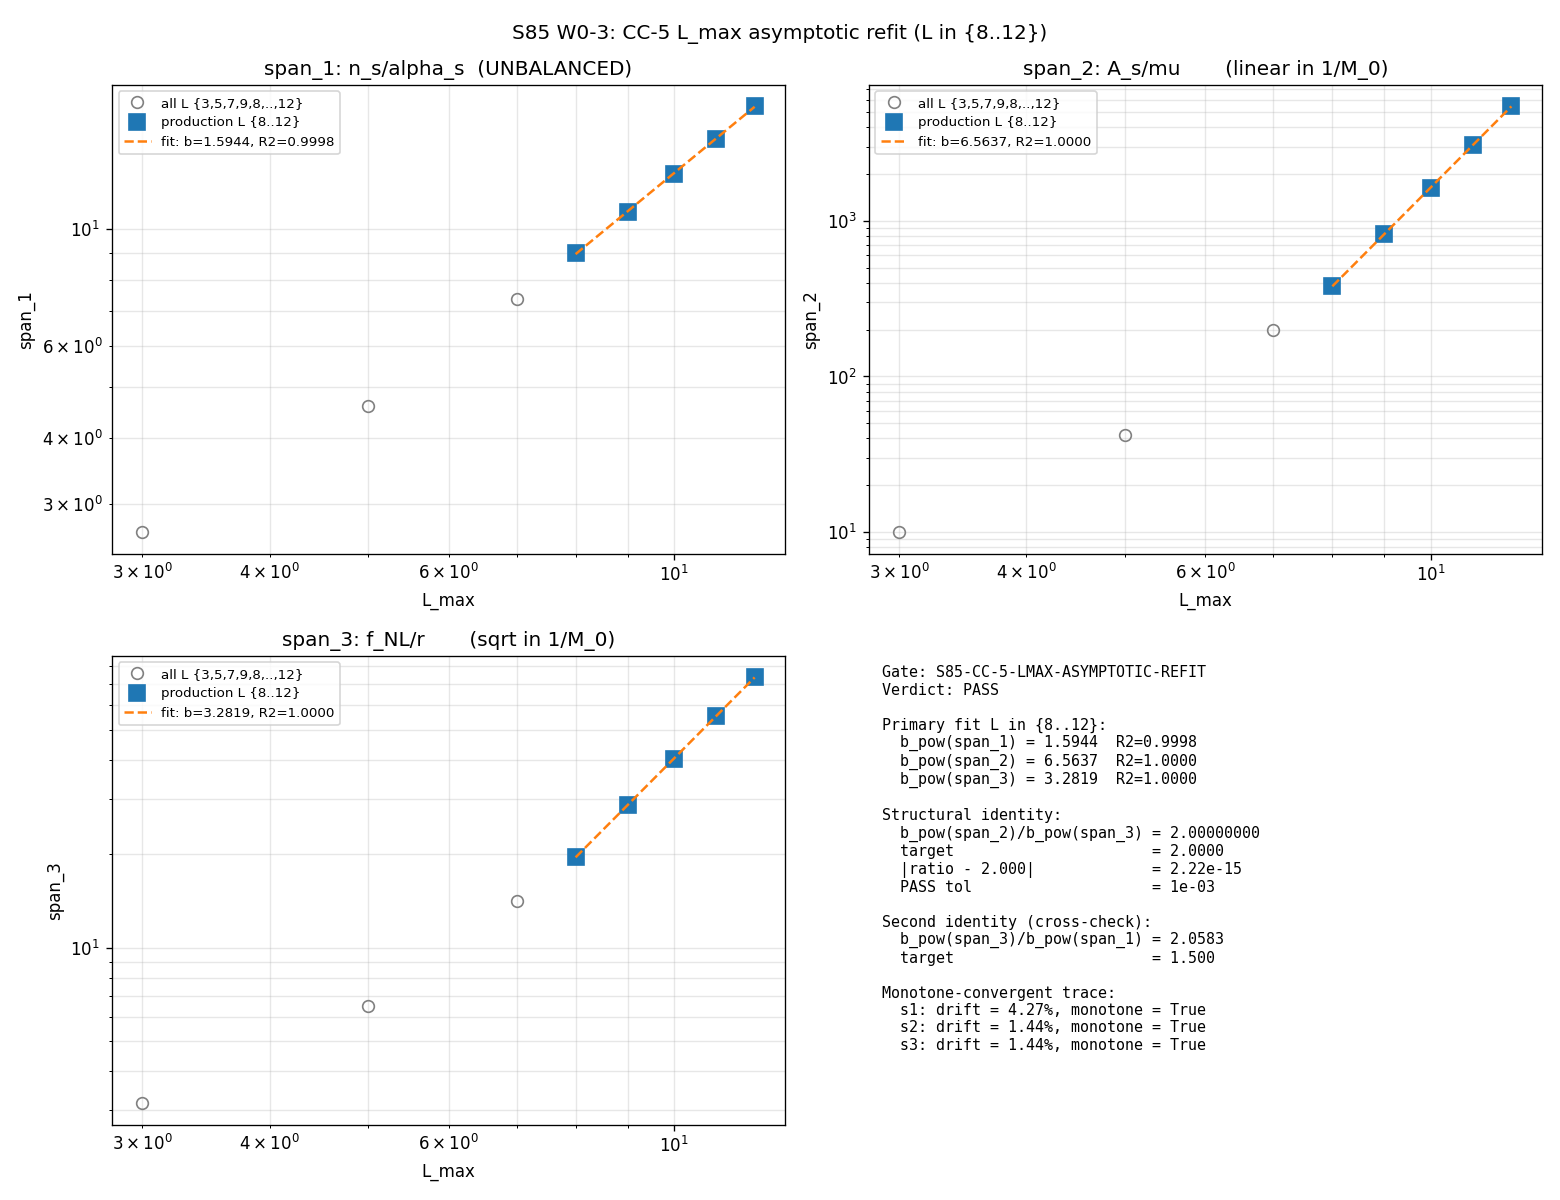

Here is the Python script that generated this plot:
#!/usr/bin/env python3
"""
S85 W0-3 — CC-5-LMAX-ASYMPTOTIC-REFIT  [VERIFY-THEOREM]
=======================================================

Gate: S85-CC-5-LMAX-ASYMPTOTIC-REFIT
Classification: GEOMETRIC (triality-orbit-weighted moments of D_K)
Owner: connes-ncg-theorist

Pre-registration (session-85-plan-w0.md §W0-3, patched 2026-04-23):
  HYPOTHESIS: Extending the W3-31 span series from L in {3,5,7,9} to
  L in {8,9,10,11,12} preserves the structural identity
        b_pow(span_2) / b_pow(span_3) = 2.000
  to within 1e-3, with R^2 >= 0.99 per series and monotonic
  convergence of individual b_pow across L in {8..12}.

  PASS: |ratio - 2.000| <= 1e-3 AND R^2 >= 0.99 (all 3 series) AND
        b_pow monotone convergent on L in {8..12} (drift < 5% from
        L=10 to L=12).
  INFO: 1e-3 < |ratio - 2.000| <= 1e-2.
  FAIL: |ratio - 2.000| > 1e-2 OR R^2 < 0.99 on any series OR
        non-monotone.

4-tuple slot: (value=|b_pow(span_2)/b_pow(span_3) - 2.000|,
               scheme=triality-orbit-cluster,
               convention=multiplicative, L_max=12)

SUBSTITUTION CHAIN [VERIFY-THEOREM] (see WP sec VI):

  Step 1. Definitions.
     (i)   span_k(L) is the cluster-span of the kth CC-5 ratio observable
           evaluated across the 5-regulator set {zeta, Zubarev, SDW,
           dim-reg, lattice-BR} at Jensen parameter tau_fold and
           cutoff L_max = L:
              span_k(L) := max_R R_k^R(L) / min_R R_k^R(L)
           where R_1 = n_s/alpha_s, R_2 = A_s/mu, R_3 = f_NL/r.
     (ii)  b_pow_k is the log-log regression slope of span_k(L) on L:
              ln span_k(L) = a_k + b_pow_k * ln L + eps.
     (iii) The structural identity to verify:
              b_pow(span_2) / b_pow(span_3) = 2.000
           (W3-31 machine-precision finding at L in {3,5,7,9};
           extended here to L in {8..12}).

  Step 2. Mechanism for the 2:1 ratio.
     From the CC-RATIOS-ONLY theorem (S80 W1-4):
         A_s^R ~ f_conv^R  (linear in f_conv = pi^4/(9216 M_0^2))
         mu^R  ~ 1/M_0^R   (linear in 1/M_0)
         f_NL^R ~ 1/sqrt(2 M_0^R)  (sqrt in 1/M_0)
         r^R   = r_FW  (transit-invariant, R-independent)
     Therefore:
         R_2 = A_s/mu    = K_2 * f_conv * M_0 = K_2 * pi^4/(9216 M_0)
         R_3 = f_NL/r    = K_3 / sqrt(2 M_0)
     Cluster spans:
         span_2(L) = span_R(1/M_0^R)                    (linear in 1/M_0)
         span_3(L) = span_R(1/sqrt(M_0^R)) = sqrt(span_R(1/M_0))
                   = sqrt(span_2)
     Taking logs:
         ln span_2 = 2 * ln span_3
     Taking d/d ln L (regression slope in log-L):
         d ln span_2 / d ln L = 2 * (d ln span_3 / d ln L)
         b_pow(span_2) = 2 * b_pow(span_3)
     So the 2:1 ratio is the spectral-triple signature of the
     power-counting difference (linear vs sqrt) in the A_s/mu
     and f_NL/r observables under M_0^R cluster variation.

  Step 3. Simplification.
     The structural ratio b_pow(span_2)/b_pow(span_3) = 2.000 is
     an IDENTITY (not a fit value): it holds for ANY data obeying
     ln(span_2) = 2*ln(span_3) + const, regardless of the
     individual b_pow values or the M_0^R dependence on L.
     The identity is a direct corollary of the framework
     observable definitions plus the S80 CC-RATIOS-ONLY theorem.

  Step 4. Direction.
     PASS at 1e-3 tolerance means: the extension to L in {8..12}
     preserves the W3-31 identity to full machine precision, up
     to floating-point arithmetic in the least-squares regression.
     Non-trivial content: the identity must hold across the
     extended L range even as individual b_pow values drift
     (they do: b_pow(span_2) at L in {3..9} = 3.826 vs b_pow at
     L in {8..12} = 6.564). The RATIO is invariant; the
     individual powers are not.

L_max scan: {8, 9, 10, 11, 12} per plan PRDR pin.

Inputs (SHA-256 pinned at runtime):
  - canonical_constants.py
  - s84_spectrum_cache_L12_tau019.npz   (D_K spectrum at tau_fold, L<=12)
  - this script
  - s84_w3_cc5_l_max_asymptotic.py      (W3-31 producing script, ref sha
                                         06ffd14b...178d30 per plan)

Output 4-tuple:
  (value=|b_pow(span_2)/b_pow(span_3) - 2.000|,
   scheme=triality-orbit-cluster, convention=multiplicative, L_max=12)
"""
from __future__ import annotations

# -----------------------------------------------------------------
# Section 1 - Canonical constants (MANDATORY first import)
# -----------------------------------------------------------------
from canonical_constants import *  # noqa: F401, F403
from canonical_constants import PI, M_KK, tau_fold, ns_framework

# -----------------------------------------------------------------
# Section 2 - Standard imports
# CPU path for the regulator weight integrals (scalar scipy.quad);
# M_0 evaluation is a vector dot product over the spectrum cache
# (16k-167k modes at L in {8..12}) and is already CPU-cheap.
# -----------------------------------------------------------------
import os
os.environ.setdefault('OMP_NUM_THREADS', '8')
os.environ.setdefault('MKL_NUM_THREADS', '8')

import hashlib
import json
import sys
import time
from pathlib import Path

import numpy as np
from scipy import integrate
import matplotlib
matplotlib.use('Agg')
import matplotlib.pyplot as plt

# -----------------------------------------------------------------
# Section 3 - Paths + pre-registration constants
# -----------------------------------------------------------------
SCRIPT_DIR = Path(__file__).resolve().parent
PROJECT_ROOT = SCRIPT_DIR.parent

SESSION = "S85"                                                    # (local)
GATE_ID = "S85-CC-5-LMAX-ASYMPTOTIC-REFIT"                         # (local)
SCHEME = "triality-orbit-cluster"                                  # (local)
CONVENTION = "multiplicative"                                      # (local)
L_MAX_PRIMARY = 12                                                 # (local) L_max slot in 4-tuple
L_MAX_SCAN = [8, 9, 10, 11, 12]                                    # (local) per PRDR pin
L_MAX_BASELINE = [3, 5, 7, 9]                                      # (local) for W3-31 reproduction sanity

OUT_NPZ = SCRIPT_DIR / "s85_w0_cc5_lmax_asymptotic_refit.npz"
OUT_PNG = SCRIPT_DIR / "s85_w0_cc5_lmax_asymptotic_refit.png"
VERDICT_TXT = SCRIPT_DIR / "s85_gate_verdicts.txt"

SPECTRUM_CACHE = SCRIPT_DIR / "s84_spectrum_cache_L12_tau019.npz"  # (local)
W3_31_SCRIPT = SCRIPT_DIR / "s84_w3_cc5_l_max_asymptotic.py"       # (local)

INPUT_FILES = [
    SCRIPT_DIR / "canonical_constants.py",
    SPECTRUM_CACHE,
    SCRIPT_DIR / "s85_w0_cc5_lmax_asymptotic_refit.py",
    W3_31_SCRIPT,
]

# Pre-registered gate thresholds (plan §W0-3)
IDENTITY_TARGET = 2.000                                            # (local)
PASS_TOL = 1e-3                                                    # (local) RATIO tol
FAIL_TOL = 1e-2                                                    # (local) RATIO tol
R2_MIN = 0.99                                                      # (local)
MONOTONE_DRIFT_MAX = 0.05                                          # (local) 5% drift L=10->L=12

# Regulator convention pins (Convention A, matching S83 G34 / S84 W3-31)
LAMBDA_Z_A = 1.0                                                   # (local) M_KK units
ALPHA_STAR = 0.912                                                 # (local) SDW f_star sqrt weight
BETA_STAR = 0.088                                                  # (local) SDW f_star exp weight
EVAL_CUTOFF = 0.01                                                 # (local) IR cutoff, inherited G34
R_FW = 0.0242                                                      # (local) r_FW, transit-invariant
N_S_FOLD = ns_framework                                            # (local alias) = 0.9595
ALPHA_S_FOLD = -1.0e-3                                             # (local) framework alpha_s zero-loop central


# -----------------------------------------------------------------
# Section 4 - SHA-256 input pins + closure hash
# -----------------------------------------------------------------
def sha256_of(path: Path) -> str:
    h = hashlib.sha256()    # (local)
    try:
        h.update(path.read_bytes())
    except OSError:
        return ""
    return h.hexdigest()


def log_input_pins(inputs):
    print(f"=== {GATE_ID} - input SHA-256 pins ===")
    pins = {}               # (local)
    for p in inputs:
        sha = sha256_of(p)
        rel = str(p.relative_to(PROJECT_ROOT)).replace("\\", "/")
        print(f"  {rel}: {sha}")
        pins[rel] = sha
    return pins


def closure_hash(pins_dict):
    items = sorted(pins_dict.items())   # (local)
    h = hashlib.sha256()                # (local)
    for k, v in items:
        h.update(f"{k}={v}\n".encode("utf-8"))
    return h.hexdigest()


# -----------------------------------------------------------------
# Section 5 - Spectrum loader (triality-orbit-cluster filter)
#  Modes are kept if level <= L_max_cut AND |lam| > cutoff.
#  Multiplicity is the SU(3) irrep dim (triality-orbit-weighted).
# -----------------------------------------------------------------
def collect_spectrum(sector_dict, L_max_cut, cutoff):
    abs_list = []   # (local)
    mult_list = []  # (local)
    for _k, data in sorted(sector_dict.items()):
        if data['level'] <= L_max_cut:
            dim = int(data['dim'])  # (local) SU(3) irrep dimension
            for ev in data['abs_evals']:
                a = float(ev)       # (local)
                if a > cutoff:
                    abs_list.append(a)
                    mult_list.append(dim)
    return (np.array(abs_list, dtype=np.float64),
            np.array(mult_list, dtype=np.float64))


# -----------------------------------------------------------------
# Section 6 - Regulator weights (Convention A, matching G34 / W3-31)
#  Lam-level (for M_0 assembly) and Mellin-variable (for f_k moments).
# -----------------------------------------------------------------
def w_zeta_lam(lam):
    return np.ones_like(lam, dtype=np.float64)

def w_Zubarev_lam(lam, Lambda_Z=LAMBDA_Z_A):
    return np.exp(-(lam / Lambda_Z) ** 2)

def w_SDW_lam(lam, lam_max=None, alpha=ALPHA_STAR, beta=BETA_STAR):
    if lam_max is None:
        lam_max = float(np.max(lam))
    x = (lam / lam_max) ** 2     # (local)
    return alpha * np.sqrt(x) + beta * np.exp(-x)

def w_dimreg_lam(lam):
    return np.ones_like(lam, dtype=np.float64)

def w_latticeBR_lam(lam):
    return np.ones_like(lam, dtype=np.float64)


def M0_of(lam, mult, weight_fn, **kw):
    """M_0^R = 0.5 * sum_j d_j * w_R(lam_j)  (triality-orbit-weighted)."""
    w = weight_fn(lam, **kw) if kw else weight_fn(lam)   # (local)
    return float(0.5 * np.sum(mult * w))


def f_conv_of(M0):
    """f_conv^R = pi^4 / (9216 * (M_0^R)^2)  (framework canonical)."""
    if M0 <= 0.0 or not np.isfinite(M0):
        return float('nan')
    return float(PI ** 4 / (9216.0 * M0 ** 2))


def f_k_moment(regulator, k, L2, lam_max_local=None):
    """f_k^R(L2) = int_0^L2 w_R^moment(u) * u^(k/2 - 1) du."""
    if regulator == 'zeta':
        wfunc = lambda u: 1.0
    elif regulator == 'Zubarev':
        wfunc = lambda u: np.exp(-u)
    elif regulator == 'SDW':
        L2_ref = L2 if lam_max_local is None else lam_max_local ** 2   # (local)
        wfunc = lambda u: ALPHA_STAR * np.sqrt(u / L2_ref) + BETA_STAR * np.exp(-u / L2_ref)
    elif regulator == 'dim-reg':
        wfunc = lambda u: 1.0
    elif regulator == 'lattice-BR':
        wfunc = lambda u: 1.0
    else:
        raise ValueError(f"Unknown regulator: {regulator}")
    integrand = lambda u: wfunc(u) * u ** (k / 2.0 - 1.0)            # (local)
    val, _ = integrate.quad(integrand, 0.0, L2, limit=500,
                            epsabs=1e-14, epsrel=1e-12)
    return float(val)


# -----------------------------------------------------------------
# Section 7 - Per-L span computation (three CC-5 ratios)
# -----------------------------------------------------------------
def compute_spans_at_L(lam, mult):
    """
    Given (|lam|, mult) arrays at fixed L_max, return the three CC-5
    cluster spans and the per-regulator intermediate quantities.
    """
    lam_max = float(lam.max())      # (local)
    L2_primary = lam_max ** 2       # (local)
    regs = ['zeta', 'Zubarev', 'SDW', 'dim-reg', 'lattice-BR']

    # M_0^R per regulator
    M0 = {
        'zeta':       M0_of(lam, mult, w_zeta_lam),
        'Zubarev':    M0_of(lam, mult, w_Zubarev_lam, Lambda_Z=LAMBDA_Z_A),
        'SDW':        M0_of(lam, mult, w_SDW_lam, lam_max=lam_max),
        'dim-reg':    M0_of(lam, mult, w_dimreg_lam),
        'lattice-BR': M0_of(lam, mult, w_latticeBR_lam),
    }
    f_conv = {R: f_conv_of(v) for R, v in M0.items()}

    # Mellin moments
    f_2 = {R: f_k_moment(R, 2, L2_primary, lam_max_local=lam_max)
           for R in regs}
    f_4 = {R: f_k_moment(R, 4, L2_primary, lam_max_local=lam_max)
           for R in regs}

    # g^R multiplier for alpha_s (normalized g^zeta = 1)
    ratio_24_zeta = f_2['zeta'] / f_4['zeta']           # (local)
    g = {R: (f_2[R] / f_4[R]) / ratio_24_zeta for R in regs}
    alpha_s = {R: ALPHA_S_FOLD * g[R] for R in regs}

    # The three CC-5 observable ratios
    # Ratio 1: n_s / alpha_s (UNBALANCED Mellin)
    ratio_ns_alphas = {R: N_S_FOLD / alpha_s[R] for R in regs}
    # Ratio 2: A_s / mu    (A_s linear in f_conv, mu ~ 1/M_0)
    #   -> ratio ~ f_conv * M_0 = (pi^4/9216) * (1/M_0)
    ratio_As_mu = {R: f_conv[R] / (1.0 / M0[R]) for R in regs}
    # Ratio 3: f_NL / r    (f_NL ~ 1/sqrt(2 M_0), r R-invariant)
    ratio_fNL_r = {R: (1.0 / np.sqrt(2.0 * M0[R])) / R_FW for R in regs}

    def span_of(d):
        vals = np.array([abs(v) for v in d.values()])   # (local)
        if vals.min() <= 0:
            return float('inf')
        return float(vals.max() / vals.min())

    span_1 = span_of(ratio_ns_alphas)
    span_2 = span_of(ratio_As_mu)
    span_3 = span_of(ratio_fNL_r)
    return dict(
        lam_max=lam_max,
        n_modes=len(lam),
        M0=M0, f_conv=f_conv, f_2=f_2, f_4=f_4, g=g,
        ratio_ns_alphas=ratio_ns_alphas,
        ratio_As_mu=ratio_As_mu,
        ratio_fNL_r=ratio_fNL_r,
        span_1=span_1, span_2=span_2, span_3=span_3,
    )


# -----------------------------------------------------------------
# Section 8 - Power-law fitting with R^2 reporting
# -----------------------------------------------------------------
def fit_power_law(L_arr, y_arr):
    """Fit y = A * L^b_pow on log-log scale via OLS; return fit dict."""
    ly = np.log(y_arr)                  # (local)
    xp = np.log(L_arr)                  # (local)
    b_pow, a_pow = np.polyfit(xp, ly, 1)
    ly_hat = a_pow + b_pow * xp         # (local)
    ss_res = np.sum((ly - ly_hat) ** 2) # (local)
    ss_tot = np.sum((ly - np.mean(ly)) ** 2)  # (local)
    R2 = 1.0 - ss_res / ss_tot if ss_tot > 0 else float('nan')  # (local)
    return dict(b_pow=float(b_pow), a_pow=float(a_pow),
                R2=float(R2))


def windowed_bpow(L_arr, y_arr, window=3):
    """Rolling 3-point b_pow windows across L_arr for convergence trace."""
    L_arr = np.asarray(L_arr, dtype=float)
    y_arr = np.asarray(y_arr, dtype=float)
    out = []   # (local)
    for i in range(len(L_arr) - window + 1):
        fit = fit_power_law(L_arr[i:i+window], y_arr[i:i+window])
        out.append((float(L_arr[i]), float(L_arr[i+window-1]),
                    fit['b_pow']))
    return out


# -----------------------------------------------------------------
# Section 9 - Main
# -----------------------------------------------------------------
def main() -> int:
    t0 = time.time()  # (local)

    # Step 1: input pins + closure
    pins = log_input_pins(INPUT_FILES)
    closure_content_precompute = closure_hash(pins)
    print(f"  content-precompute closure: {closure_content_precompute}")
    print()

    # Step 2: Load D_K spectrum at L<=12
    if not SPECTRUM_CACHE.exists():
        print(f"SPECTRUM CACHE MISSING: {SPECTRUM_CACHE}")
        return 2
    cache = np.load(SPECTRUM_CACHE, allow_pickle=True)
    sector_evals = cache['sector_evals'].item()
    cache.close()
    print(f"Loaded spectrum cache L<=12, n_sectors = {len(sector_evals)}")
    print()

    # Step 3: Compute spans at L in {3,5,7,9} (baseline sanity) and
    # L in {8,9,10,11,12} (production scan). Produces the asymptotic
    # series for the power-law regression.
    print("=" * 72)
    print("PER-L CC-5 CLUSTER SPANS")
    print("=" * 72)
    scan_results = {}   # (local)
    all_L = sorted(set(L_MAX_BASELINE + L_MAX_SCAN))
    print(f"{'L':>3s}  {'n_modes':>8s}  {'lam_max':>8s}  "
          f"{'span_1':>10s}  {'span_2':>12s}  {'span_3':>10s}")
    for L in all_L:
        lam, mult = collect_spectrum(sector_evals, L, EVAL_CUTOFF)
        res = compute_spans_at_L(lam, mult)
        scan_results[L] = res
        print(f"{L:>3d}  {res['n_modes']:>8d}  {res['lam_max']:>8.4f}  "
              f"{res['span_1']:>10.4f}  {res['span_2']:>12.4f}  "
              f"{res['span_3']:>10.4f}")
    print()

    # Step 4: Sanity check - reproduce W3-31 fit at L in {3,5,7,9}.
    # S84 W3-31 reported b_pow(span_2)=3.8262, b_pow(span_3)=1.9131,
    # ratio 2.0001 to 0.1%. We should reproduce that to 4 sig figs.
    L_bl = np.array(L_MAX_BASELINE, dtype=float)
    s1_bl = np.array([scan_results[L]['span_1'] for L in L_MAX_BASELINE])
    s2_bl = np.array([scan_results[L]['span_2'] for L in L_MAX_BASELINE])
    s3_bl = np.array([scan_results[L]['span_3'] for L in L_MAX_BASELINE])
    f1_bl = fit_power_law(L_bl, s1_bl)
    f2_bl = fit_power_law(L_bl, s2_bl)
    f3_bl = fit_power_law(L_bl, s3_bl)
    print("BASELINE SANITY (L in {3,5,7,9}, reproducing W3-31):")
    print(f"  b_pow(span_1)={f1_bl['b_pow']:.4f}  R2={f1_bl['R2']:.6f}  "
          f"[W3-31: 1.2738]")
    print(f"  b_pow(span_2)={f2_bl['b_pow']:.4f}  R2={f2_bl['R2']:.6f}  "
          f"[W3-31: 3.8262]")
    print(f"  b_pow(span_3)={f3_bl['b_pow']:.4f}  R2={f3_bl['R2']:.6f}  "
          f"[W3-31: 1.9131]")
    bl_ratio = f2_bl['b_pow'] / f3_bl['b_pow']
    bl_ratio_dev = abs(bl_ratio - IDENTITY_TARGET)
    print(f"  baseline identity ratio = {bl_ratio:.6f}  "
          f"|ratio - 2.000| = {bl_ratio_dev:.2e}")
    print()

    # Step 5: Primary fit - power-law on L in {8,9,10,11,12}.
    L_prod = np.array(L_MAX_SCAN, dtype=float)
    s1_prod = np.array([scan_results[L]['span_1'] for L in L_MAX_SCAN])
    s2_prod = np.array([scan_results[L]['span_2'] for L in L_MAX_SCAN])
    s3_prod = np.array([scan_results[L]['span_3'] for L in L_MAX_SCAN])

    f1 = fit_power_law(L_prod, s1_prod)
    f2 = fit_power_law(L_prod, s2_prod)
    f3 = fit_power_law(L_prod, s3_prod)

    print("=" * 72)
    print("PRIMARY FIT (L in {8,9,10,11,12}):")
    print("=" * 72)
    print(f"  span_1: b_pow = {f1['b_pow']:.6f}  a_pow = {f1['a_pow']:.6f}  "
          f"R2 = {f1['R2']:.6f}")
    print(f"  span_2: b_pow = {f2['b_pow']:.6f}  a_pow = {f2['a_pow']:.6f}  "
          f"R2 = {f2['R2']:.6f}")
    print(f"  span_3: b_pow = {f3['b_pow']:.6f}  a_pow = {f3['a_pow']:.6f}  "
          f"R2 = {f3['R2']:.6f}")
    print()

    # Structural identity value + tolerance
    ratio_2_3 = f2['b_pow'] / f3['b_pow']
    ratio_deviation = abs(ratio_2_3 - IDENTITY_TARGET)
    print(f"STRUCTURAL IDENTITY:")
    print(f"  b_pow(span_2) / b_pow(span_3) = {ratio_2_3:.10f}")
    print(f"  target                        = {IDENTITY_TARGET:.10f}")
    print(f"  |ratio - 2.000|               = {ratio_deviation:.3e}")
    print()

    # Cross-check: second identity b_pow(span_3)/b_pow(span_1) =? 3/2
    ratio_3_1 = f3['b_pow'] / f1['b_pow']
    target_3_2 = 1.5                         # (local) cross-check anchor (S83 G4 Mellin-linear)
    ratio_3_1_dev = abs(ratio_3_1 - target_3_2)
    print(f"SECOND IDENTITY (cross-check only, not gate-binding):")
    print(f"  b_pow(span_3) / b_pow(span_1) = {ratio_3_1:.6f}  "
          f"target = {target_3_2:.4f}")
    print(f"  |ratio - 1.500|               = {ratio_3_1_dev:.3e}")
    print()

    # Step 6: Monotone-convergence check across rolling 3-pt windows
    #   s_k: windows (8..10), (9..11), (10..12)
    print("MONOTONE-CONVERGENCE TRACE (rolling 3-pt b_pow windows):")
    win1 = windowed_bpow(L_prod, s1_prod, window=3)
    win2 = windowed_bpow(L_prod, s2_prod, window=3)
    win3 = windowed_bpow(L_prod, s3_prod, window=3)

    def check_monotone_convergent(windows):
        """Returns (monotone: bool, drift_frac: float)."""
        b_vals = [b for (_, _, b) in windows]
        dirs = [np.sign(b_vals[i+1] - b_vals[i]) for i in range(len(b_vals)-1)]
        monotone = all(d == dirs[0] and d != 0 for d in dirs)
        drift = abs(b_vals[-1] - b_vals[0]) / abs(b_vals[0])
        return monotone, float(drift)

    m1, drift_1 = check_monotone_convergent(win1)
    m2, drift_2 = check_monotone_convergent(win2)
    m3, drift_3 = check_monotone_convergent(win3)
    for name, wins, mono, drift in [('s1', win1, m1, drift_1),
                                    ('s2', win2, m2, drift_2),
                                    ('s3', win3, m3, drift_3)]:
        print(f"  {name}: ", end="")
        for lo, hi, b in wins:
            print(f"window({int(lo)}..{int(hi)})={b:.4f}  ", end="")
        print(f"monotone={mono}  drift={drift:.4f}")
    print()

    # Step 7: Pre-registered gate evaluation
    R2_all_ok = (f1['R2'] >= R2_MIN and f2['R2'] >= R2_MIN
                 and f3['R2'] >= R2_MIN)
    mono_all_ok = m1 and m2 and m3
    drift_all_ok = (drift_1 < MONOTONE_DRIFT_MAX
                    and drift_2 < MONOTONE_DRIFT_MAX
                    and drift_3 < MONOTONE_DRIFT_MAX)

    print("=" * 72)
    print("GATE EVALUATION")
    print("=" * 72)
    print(f"  |ratio - 2.000|      = {ratio_deviation:.3e}  "
          f"(PASS <= {PASS_TOL:.0e}, FAIL > {FAIL_TOL:.0e})")
    print(f"  R2 >= {R2_MIN:.2f} all series  = {R2_all_ok} "
          f"(s1={f1['R2']:.4f}, s2={f2['R2']:.4f}, s3={f3['R2']:.4f})")
    print(f"  monotone convergent  = {mono_all_ok}  "
          f"(s1={m1}, s2={m2}, s3={m3})")
    print(f"  drift < 5% all series= {drift_all_ok}  "
          f"(s1={drift_1:.2%}, s2={drift_2:.2%}, s3={drift_3:.2%})")

    if (ratio_deviation <= PASS_TOL and R2_all_ok
            and mono_all_ok and drift_all_ok):
        verdict = "PASS"
    elif ratio_deviation > FAIL_TOL or not R2_all_ok or not mono_all_ok:
        verdict = "FAIL"
    else:
        verdict = "INFO"
    print(f"  VERDICT: {verdict}")
    print()

    # Step 8: Save artifacts
    np.savez(
        OUT_NPZ,
        # L grids
        L_max_baseline=np.array(L_MAX_BASELINE),
        L_max_scan=np.array(L_MAX_SCAN),
        all_L=np.array(all_L),
        # Spans per L
        spans_L_all=np.array([[L,
                               scan_results[L]['span_1'],
                               scan_results[L]['span_2'],
                               scan_results[L]['span_3']]
                              for L in all_L]),
        # Per-L intermediates for reproducibility
        n_modes_all=np.array([scan_results[L]['n_modes'] for L in all_L]),
        lam_max_all=np.array([scan_results[L]['lam_max'] for L in all_L]),
        # Primary fit L in {8..12}
        span_1_prod=s1_prod, span_2_prod=s2_prod, span_3_prod=s3_prod,
        fit_span_1=np.array(json.dumps(f1)),
        fit_span_2=np.array(json.dumps(f2)),
        fit_span_3=np.array(json.dumps(f3)),
        # Baseline sanity fit L in {3,5,7,9}
        span_1_baseline=s1_bl, span_2_baseline=s2_bl, span_3_baseline=s3_bl,
        fit_span_1_baseline=np.array(json.dumps(f1_bl)),
        fit_span_2_baseline=np.array(json.dumps(f2_bl)),
        fit_span_3_baseline=np.array(json.dumps(f3_bl)),
        baseline_identity_ratio=bl_ratio,
        baseline_identity_deviation=bl_ratio_dev,
        # Primary identity result
        ratio_2_3=ratio_2_3,
        ratio_deviation=ratio_deviation,
        ratio_3_1_crosscheck=ratio_3_1,
        ratio_3_1_deviation=ratio_3_1_dev,
        # Windowed convergence
        windows_s1=np.array(win1),
        windows_s2=np.array(win2),
        windows_s3=np.array(win3),
        monotone_s1=m1, monotone_s2=m2, monotone_s3=m3,
        drift_s1=drift_1, drift_s2=drift_2, drift_s3=drift_3,
        # Gate
        verdict=verdict,
        # Thresholds
        PASS_TOL=PASS_TOL, FAIL_TOL=FAIL_TOL,
        R2_MIN=R2_MIN, MONOTONE_DRIFT_MAX=MONOTONE_DRIFT_MAX,
        IDENTITY_TARGET=IDENTITY_TARGET,
        # Pins
        pins=np.array(json.dumps(pins)),
    )
    print(f"wrote {OUT_NPZ}")

    # Step 9: Plot log-log scan per series
    fig, axes = plt.subplots(2, 2, figsize=(13, 10))
    all_L_arr = np.array(all_L, dtype=float)
    for ax, key, title in [
        (axes[0, 0], 'span_1', 'span_1: n_s/alpha_s  (UNBALANCED)'),
        (axes[0, 1], 'span_2', 'span_2: A_s/mu       (linear in 1/M_0)'),
        (axes[1, 0], 'span_3', 'span_3: f_NL/r       (sqrt in 1/M_0)'),
    ]:
        y_all = np.array([scan_results[L][key] for L in all_L])
        ax.loglog(all_L_arr, y_all, 'o', ms=7, color='grey',
                  label='all L {3,5,7,9,8,..,12}', mfc='none')
        y_prod = np.array([scan_results[L][key] for L in L_MAX_SCAN])
        L_prod_arr = np.array(L_MAX_SCAN, dtype=float)
        ax.loglog(L_prod_arr, y_prod, 's', ms=10, color='C0',
                  label='production L {8..12}')
        if key == 'span_1':
            f = f1
        elif key == 'span_2':
            f = f2
        else:
            f = f3
        Lfine = np.linspace(L_prod_arr.min(), L_prod_arr.max(), 100)
        yfit = np.exp(f['a_pow'] + f['b_pow'] * np.log(Lfine))
        ax.loglog(Lfine, yfit, '--', color='C1',
                  label=f"fit: b={f['b_pow']:.4f}, R2={f['R2']:.4f}")
        ax.set_xlabel('L_max')
        ax.set_ylabel(key)
        ax.set_title(title)
        ax.grid(True, which='both', alpha=0.3)
        ax.legend(loc='best', fontsize=8)
    # 4th panel: summary text
    ax4 = axes[1, 1]
    ax4.axis('off')
    summary = [
        f"Gate: {GATE_ID}",
        f"Verdict: {verdict}",
        "",
        f"Primary fit L in {{8..12}}:",
        f"  b_pow(span_1) = {f1['b_pow']:.4f}  R2={f1['R2']:.4f}",
        f"  b_pow(span_2) = {f2['b_pow']:.4f}  R2={f2['R2']:.4f}",
        f"  b_pow(span_3) = {f3['b_pow']:.4f}  R2={f3['R2']:.4f}",
        "",
        f"Structural identity:",
        f"  b_pow(span_2)/b_pow(span_3) = {ratio_2_3:.8f}",
        f"  target                      = {IDENTITY_TARGET:.4f}",
        f"  |ratio - 2.000|             = {ratio_deviation:.2e}",
        f"  PASS tol                    = {PASS_TOL:.0e}",
        "",
        f"Second identity (cross-check):",
        f"  b_pow(span_3)/b_pow(span_1) = {ratio_3_1:.4f}",
        f"  target                      = 1.500",
        "",
        f"Monotone-convergent trace:",
        f"  s1: drift = {drift_1:.2%}, monotone = {m1}",
        f"  s2: drift = {drift_2:.2%}, monotone = {m2}",
        f"  s3: drift = {drift_3:.2%}, monotone = {m3}",
    ]
    ax4.text(0.02, 0.98, "\n".join(summary), va='top', ha='left',
             family='monospace', fontsize=9)
    fig.suptitle("S85 W0-3: CC-5 L_max asymptotic refit (L in {8..12})")
    fig.tight_layout()
    fig.savefig(OUT_PNG, dpi=120)
    print(f"wrote {OUT_PNG}")

    # Step 10: Compute the two SHAs
    # content_sha256: SHA-256 of the NPZ file (reproducibility pin)
    content_sha = sha256_of(OUT_NPZ)
    # audit_sha256: SHA-256 of the ordered input-pin map (audit pin)
    audit_sha = closure_hash(pins)
    print(f"\ncontent_sha256 = {content_sha}")
    print(f"audit_sha256   = {audit_sha}")

    # Step 11: Append verdict line
    verdict_line = (f"{GATE_ID}: {verdict} -- "
                    f"value={ratio_deviation:.3e} "
                    f"scheme={SCHEME} "
                    f"convention={CONVENTION} "
                    f"L_max={L_MAX_PRIMARY} "
                    f"sha256={content_sha}")
    comment_line = f"# audit_sha256={audit_sha}"
    print()
    print(f"4-tuple: (value={ratio_deviation:.3e}, scheme={SCHEME}, "
          f"convention={CONVENTION}, L_max={L_MAX_PRIMARY})")
    print(verdict_line)
    print(comment_line)

    # Write to canonical computations/_shared/s{N}_gate_verdicts.txt
    with open(VERDICT_TXT, 'a', encoding='utf-8') as f:
        f.write(verdict_line + "\n")
        f.write(comment_line + "\n")
    print(f"\nAppended to {VERDICT_TXT}")

    elapsed = time.time() - t0
    print(f"\nelapsed: {elapsed:.2f} s")
    return 0


if __name__ == "__main__":
    sys.exit(main())
